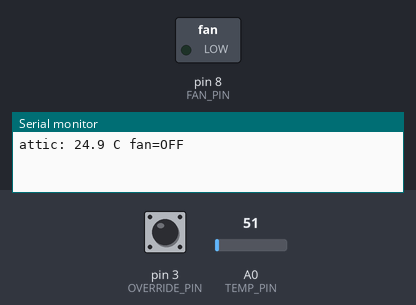
A sketch run on a simulated Arduino Uno, built with avr-gcc and run on an emulated ATmega328P. Shown: switched loads named in the sketch (green lamp = pin HIGH), the last lines printed to the serial monitor. Inputs (shaded band) come from the test bench; at power-on: A0 (TEMP_PIN) = 51, pin 3 (OVERRIDE_PIN) HIGH.

Above: at 1.2 s.
1.3 s: A0 (TEMP_PIN) set to 80
2.8 s: A0 (TEMP_PIN) set to 90
At 3.9 s:
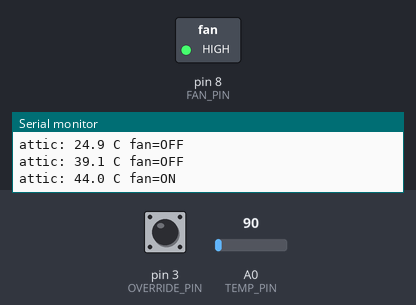
4.4 s: A0 (TEMP_PIN) set to 71
At 5.2 s:
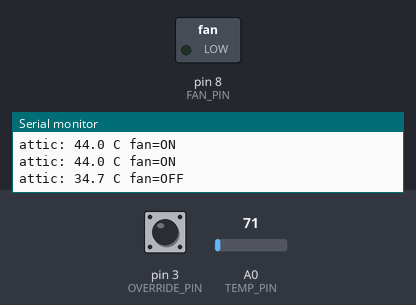
6.0 s: A0 (TEMP_PIN) set to 86
At 7.6 s:
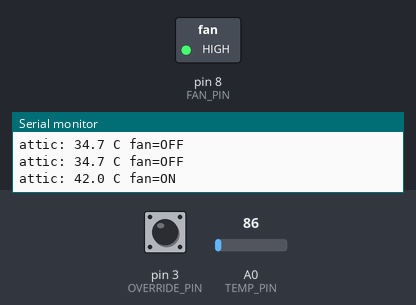
Timing chart, 0 to 8.6 s (numbered marks = the images above; inputs shaded):
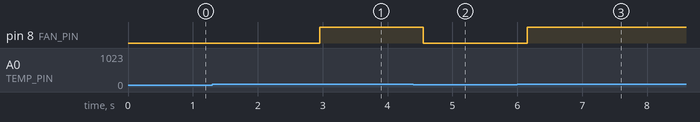

Measured:
- the behaviour switches between 85 and 86 on A0 (TEMP_PIN) (found by bisection; images 0 and 1)
- after the input at 2.8 s, pin 8 (FAN_PIN): LOW → HIGH after 0.15 s
- after the input at 4.4 s, pin 8 (FAN_PIN): HIGH → LOW after 0.15 s
- after the input at 6.0 s, pin 8 (FAN_PIN): LOW → HIGH after 0.15 s

The sketch:

reference.ino
```cpp
// Attic ridge-vent controller for an Uno.
// LM35 on A0, relay driver on D8, momentary override on D3 (pull-up).

const int TEMP_PIN = A0;
const int FAN_PIN = 8;
const int OVERRIDE_PIN = 3;

const float FAN_ON_C = 42.0f;
const float FAN_OFF_C = 38.0f;
const float MV_PER_C = 10.0f;
const unsigned long SAMPLE_MS = 50;
const unsigned long STATUS_MS = 1000;
const int PERSIST_SAMPLES = 4;

bool fanRunning = false;
int onCount = 0;
int offCount = 0;
unsigned long lastSampleMs = 0;
unsigned long lastStatusMs = 0;
float lastTempC = 0.0f;

float readAtticTempC()
{
    int raw = analogRead(TEMP_PIN);
    float millivolts = raw * (5000.0f / 1023.0f);
    return millivolts / MV_PER_C;
}

void applyFan(bool wantOn)
{
    fanRunning = wantOn;
    digitalWrite(FAN_PIN, wantOn ? HIGH : LOW);
}

void publishStatus()
{
    Serial.print("attic: ");
    Serial.print(lastTempC, 1);
    Serial.print(" C fan=");
    Serial.println(fanRunning ? "ON" : "OFF");
}

void setup()
{
    pinMode(FAN_PIN, OUTPUT);
    pinMode(OVERRIDE_PIN, INPUT_PULLUP);
    digitalWrite(FAN_PIN, LOW);
    Serial.begin(9600);
    lastSampleMs = millis();
    lastStatusMs = millis();
}

void loop()
{
    unsigned long now = millis();

    if (now - lastSampleMs >= SAMPLE_MS)
    {
        lastSampleMs = now;
        lastTempC = readAtticTempC();

        bool overrideHeld = (digitalRead(OVERRIDE_PIN) == LOW);
        if (overrideHeld)
        {
            onCount = 0;
            offCount = 0;
            applyFan(true);
        }
        else
        {
            if (lastTempC >= FAN_ON_C)
            {
                onCount++;
            }
            else
            {
                onCount = 0;
            }

            if (lastTempC <= FAN_OFF_C)
            {
                offCount++;
            }
            else
            {
                offCount = 0;
            }

            if (onCount >= PERSIST_SAMPLES)
            {
                applyFan(true);
            }
            else if (offCount >= PERSIST_SAMPLES)
            {
                applyFan(false);
            }
        }
    }

    if (now - lastStatusMs >= STATUS_MS)
    {
        lastStatusMs = now;
        publishStatus();
    }
}
```
